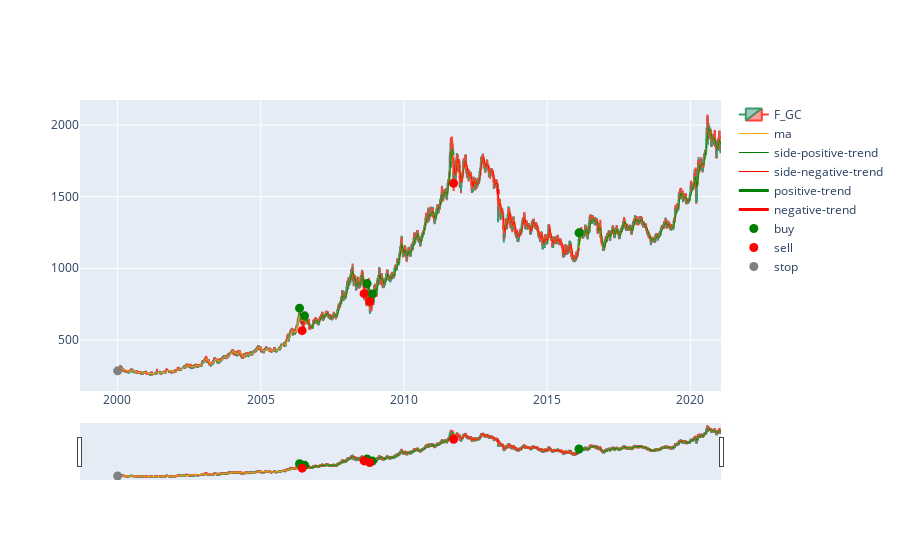
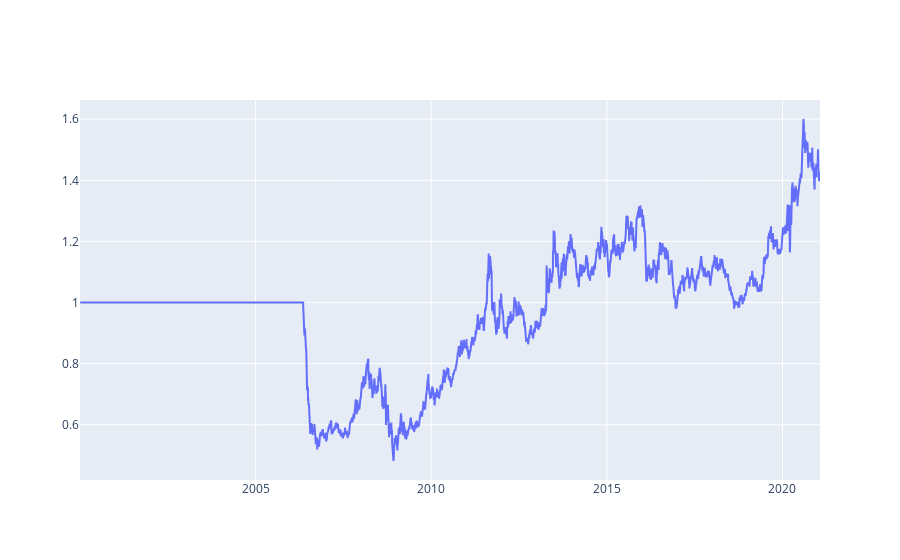

Notebook cell for these charts, in order:
### Markdown cell above
Let's implement strategy based on WMA using one asset:

### Code cell
stock_name = 'F_GC'

# select only 1 stock
stock = data.sel(asset=stock_name).dropna('time', 'all')

pd_time = stock.time.to_pandas()
close = stock.sel(field='close')

# chart with prices
price_fig = [
   go.Candlestick(
       x=stock.time.to_pandas(),
       open=stock.sel(field='open').values,
       high=stock.sel(field='high').values,
       low=stock.sel(field='low').values,
       close=stock.sel(field='close').values,
       name=stock_name
   )
]

# calculate MA 
ma = xrtl.WMA(close, timeperiod=20) # you can use also SMA, EMA, etc.
# calcuate ROC
roc = xrtl.ROCP(ma, timeperiod=1)

# We suppose, when abs(roc) < sideways_threshold, the trend is sideways. 
sideways_threshold = 0.01

# positive trend direction
positive_trend = roc > sideways_threshold 
# negtive trend direction
negative_trend = roc < -sideways_threshold 
# sideways
sideways_trend = abs(roc) <= sideways_threshold

# This is a street magic. We will elliminate sideway
# We suppose that a sideways trend after a positive trend is also positive
side_positive_trend = positive_trend.where(sideways_trend == False).ffill('time').fillna(False)
# and a sideways trend after a negative trend is also negative
side_negative_trend = negative_trend.where(sideways_trend == False).ffill('time').fillna(False)

# charts with trend indicator
trend_fig = [
    go.Scatter(
        x = pd_time,
        y = ma,
        name='ma',
        line = dict(width=1,color='orange')
    ),
    go.Scatter(
        x = pd_time,
        y = ma.where(side_positive_trend),
        name='side-positive-trend',
        line = dict(width=1,color='green')
    ),
    go.Scatter(
        x = pd_time,
        y = ma.where(side_negative_trend),
        name='side-negative-trend',
        line = dict(width=1,color='red')
    ),
    go.Scatter(
        x = pd_time,
        y = ma.where(positive_trend),
        name='positive-trend',
        line = dict(width=3,color='green')
    ),
    go.Scatter(
        x = pd_time,
        y = ma.where(negative_trend),
        name='negative-trend',
        line = dict(width=3,color='red')
    ) 
]


# define signals
buy_signal = positive_trend
buy_stop_signal = side_negative_trend

sell_signal = negative_trend
sell_stop_signal = side_positive_trend

# calc positions 
position = close.copy(True)
position[:] = np.nan
position = xr.where(buy_signal, 1, position)
position = xr.where(sell_signal, -1, position)
position = xr.where(xruf.logical_and(buy_stop_signal, position.ffill('time') > 0), 0, position)
position = xr.where(xruf.logical_and(sell_stop_signal, position.ffill('time') < 0), 0, position)

position = position.ffill('time').fillna(0)

# calc real orders
real_buy = xruf.logical_and(position > 0, position.shift(time=1) <= 0)
real_sell = xruf.logical_and(position < 0, position.shift(time=1) >= 0)
real_stop = xruf.logical_and(position == 0, position.shift(time=1) != 0)

# plot orders chart
signals_fig=[
    go.Scatter(
        x=close.loc[real_buy].time.to_pandas(),
        y=close.loc[real_buy],
        mode="markers",
        hovertext='buy',
        name="buy",
        marker_size=9,
        marker_color='green'
    ),
    go.Scatter(
        x=close.loc[real_sell].time.to_pandas(),
        y=close.loc[real_sell],
        mode="markers",
        hovertext='sell',
        name="sell",
        marker_size=9,
        marker_color='red'
    ),
    go.Scatter(
        x=close.loc[real_stop].time.to_pandas(),
        y=close.loc[real_stop],
        mode="markers",
        hovertext='stop',
        name="stop",
        marker_size=9,
        marker_color='gray'
    ),
]

# draw chart
fig = go.Figure(data = price_fig + trend_fig + signals_fig)
fig.update_yaxes(fixedrange=False) # unlock vertical scrolling
fig.show()

# calc stats
position_with_asset = xr.concat([position], pd.Index([stock_name], name='asset'))
stats = qnstats.calc_stat(data, position_with_asset)
display(stats.to_pandas().tail())

performance = stats.loc[:,"equity"]

# draw performance chart
fig = go.Figure(data = [
    go.Scatter(
        x=performance.time.to_pandas(),
        y=performance,
        hovertext='performance',
    )
])
fig.update_yaxes(fixedrange=False) # unlock vertical scrolling
fig.show()

### Figure 1 — Plotly figure (JSON) as saved in the notebook; plotly's stock layout.template omitted (floating-point values rounded to 4 significant figures; data arrays with more than 128 entries replaced by an {"elided": "..."} marker saying what was removed)
{"data": [{"close": {"elided": "5284 float values"}, "high": {"elided": "5284 float values"}, "low": {"elided": "5284 float values"}, "name": "F_GC", "open": {"elided": "5284 float values"}, "type": "candlestick", "x": {"elided": "5284 str values"}}, {"line": {"color": "orange", "width": 1}, "name": "ma", "type": "scatter", "x": {"elided": "5284 str values"}, "y": {"elided": "5284 float values"}}, {"line": {"color": "green", "width": 1}, "name": "side-positive-trend", "type": "scatter", "x": {"elided": "5284 str values"}, "y": {"elided": "5284 float values"}}, {"line": {"color": "red", "width": 1}, "name": "side-negative-trend", "type": "scatter", "x": {"elided": "5284 str values"}, "y": {"elided": "5284 float values"}}, {"line": {"color": "green", "width": 3}, "name": "positive-trend", "type": "scatter", "x": {"elided": "5284 str values"}, "y": {"elided": "5284 float values"}}, {"line": {"color": "red", "width": 3}, "name": "negative-trend", "type": "scatter", "x": {"elided": "5284 str values"}, "y": {"elided": "5284 float values"}}, {"hovertext": "buy", "marker": {"color": "green", "size": 9}, "mode": "markers", "name": "buy", "type": "scatter", "x": ["2006-05-11T00:00:00", "2006-07-14T00:00:00", "2008-09-18T00:00:00", "2008-11-24T00:00:00", "2016-02-11T00:00:00"], "y": [721.5, 668, 893.2, 819.9, 1248.0]}, {"hovertext": "sell", "marker": {"color": "red", "size": 9}, "mode": "markers", "name": "sell", "type": "scatter", "x": ["2006-06-13T00:00:00", "2008-08-11T00:00:00", "2008-10-21T00:00:00", "2011-09-26T00:00:00"], "y": [564.3, 822.8, 768, 1594.0]}, {"hovertext": "stop", "marker": {"color": "gray", "size": 9}, "mode": "markers", "name": "stop", "type": "scatter", "x": ["2000-01-04T00:00:00"], "y": [283.7]}], "layout": {"yaxis": {"fixedrange": false}}}

### Figure 2 — Plotly figure (JSON) as saved in the notebook; plotly's stock layout.template omitted (floating-point values rounded to 4 significant figures; data arrays with more than 128 entries replaced by an {"elided": "..."} marker saying what was removed)
{"data": [{"hovertext": "performance", "type": "scatter", "x": {"elided": "5444 str values"}, "y": {"elided": "5444 float values"}}], "layout": {"yaxis": {"fixedrange": false}}}
